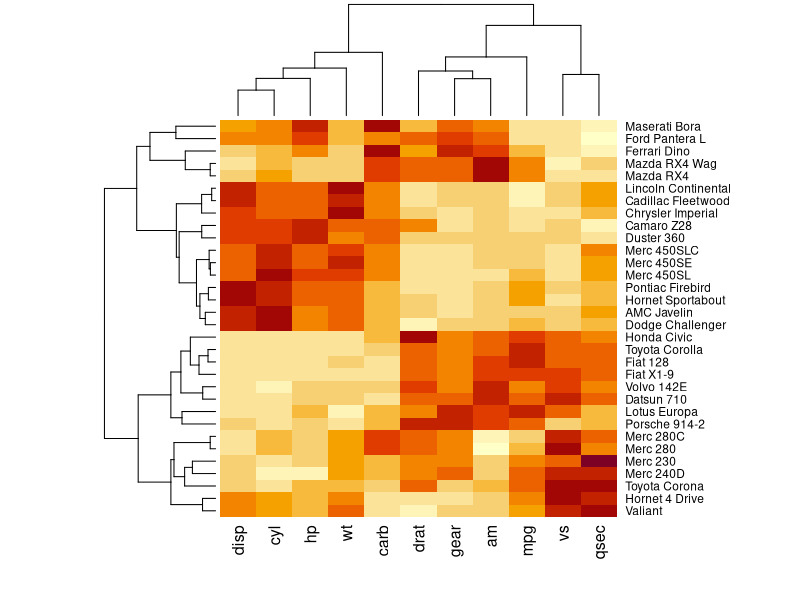

Recreate this plot in R.
# 热图是将一个矩阵中的元素数值用不同颜色表达，并对矩形的行列层次聚类的一种颜色图
# 通过热图不仅可以直接观察矩阵中数值分布情况
# stats包中的函数heatmap 可用于制作热图。
data(mtcars)
dat <- scale(mtcars)
class(dat)
heatmap(dat)